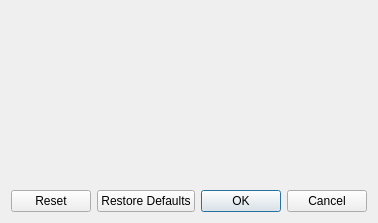
<?xml version="1.0" encoding="UTF-8"?>
<ui version="4.0">
 <class>measurePropertiesDialog</class>
 <widget class="QDialog" name="measurePropertiesDialog">
  <property name="geometry">
   <rect>
    <x>0</x>
    <y>0</y>
    <width>352</width>
    <height>223</height>
   </rect>
  </property>
  <property name="contextMenuPolicy">
   <enum>Qt::NoContextMenu</enum>
  </property>
  <property name="windowTitle">
   <string>Measure Properties</string>
  </property>
  <layout class="QVBoxLayout" name="verticalLayout">
   <item>
    <layout class="QHBoxLayout" name="horizontalLayout_2">
     <item>
      <widget class="measureTabs" name="measureTabs">
       <property name="sizePolicy">
        <sizepolicy hsizetype="Preferred" vsizetype="Preferred">
         <horstretch>0</horstretch>
         <verstretch>0</verstretch>
        </sizepolicy>
       </property>
       <property name="toolTip">
        <string>Select the count for the measure</string>
       </property>
      </widget>
     </item>
    </layout>
   </item>
   <item>
    <layout class="QHBoxLayout" name="horizontalLayout">
     <property name="spacing">
      <number>0</number>
     </property>
     <item>
      <spacer name="horizontalSpacer_5">
       <property name="orientation">
        <enum>Qt::Horizontal</enum>
       </property>
       <property name="sizeHint" stdset="0">
        <size>
         <width>40</width>
         <height>20</height>
        </size>
       </property>
      </spacer>
     </item>
     <item>
      <widget class="QDialogButtonBox" name="buttonBox">
       <property name="orientation">
        <enum>Qt::Horizontal</enum>
       </property>
       <property name="standardButtons">
        <set>QDialogButtonBox::Cancel|QDialogButtonBox::Ok|QDialogButtonBox::Reset|QDialogButtonBox::RestoreDefaults</set>
       </property>
       <property name="centerButtons">
        <bool>false</bool>
       </property>
      </widget>
     </item>
    </layout>
   </item>
  </layout>
 </widget>
 <customwidgets>
  <customwidget>
   <class>measureTabs</class>
   <extends>QWidget</extends>
   <header>Widgets.measureTabs</header>
   <container>1</container>
  </customwidget>
 </customwidgets>
 <resources/>
 <connections>
  <connection>
   <sender>buttonBox</sender>
   <signal>accepted()</signal>
   <receiver>measurePropertiesDialog</receiver>
   <slot>accept()</slot>
   <hints>
    <hint type="sourcelabel">
     <x>232</x>
     <y>124</y>
    </hint>
    <hint type="destinationlabel">
     <x>157</x>
     <y>134</y>
    </hint>
   </hints>
  </connection>
  <connection>
   <sender>buttonBox</sender>
   <signal>rejected()</signal>
   <receiver>measurePropertiesDialog</receiver>
   <slot>reject()</slot>
   <hints>
    <hint type="sourcelabel">
     <x>232</x>
     <y>124</y>
    </hint>
    <hint type="destinationlabel">
     <x>242</x>
     <y>134</y>
    </hint>
   </hints>
  </connection>
 </connections>
</ui>
